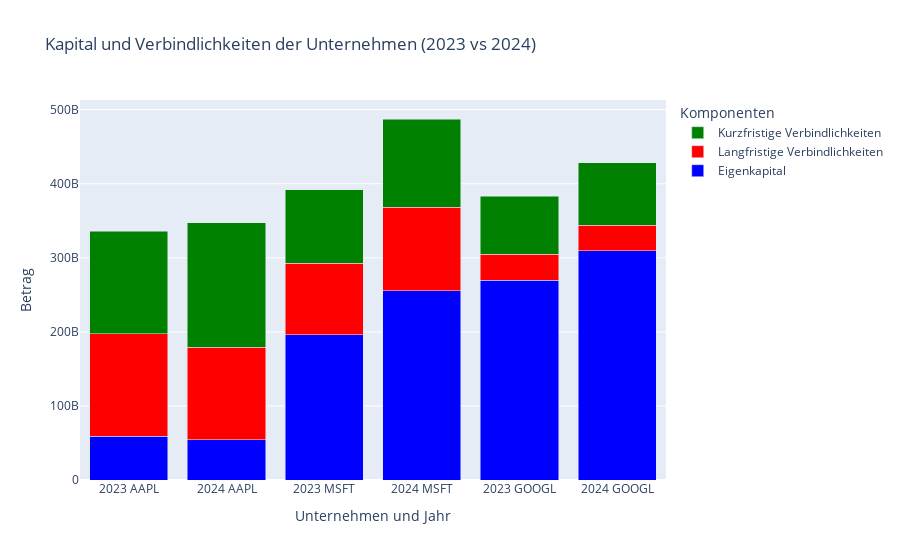

Notebook cell for this chart:
### Code cell
# Beispielaufruf der Funktion
create_dashboard(['AAPL', 'MSFT', 'GOOGL'])

### Figure 1 — Plotly figure (JSON) as saved in the notebook; plotly's stock layout.template omitted (floating-point values rounded to 4 significant figures)
{"data": [{"hoverinfo": "text", "hovertext": ["17.6%"], "marker": {"color": "blue"}, "showlegend": false, "type": "bar", "x": ["AAPL 2023"], "y": [59150000000.0]}, {"hoverinfo": "text", "hovertext": ["41.2%"], "marker": {"color": "red"}, "showlegend": false, "type": "bar", "x": ["AAPL 2023"], "y": [138100000000.0]}, {"hoverinfo": "text", "hovertext": ["41.2%"], "marker": {"color": "green"}, "showlegend": false, "type": "bar", "x": ["AAPL 2023"], "y": [138300000000.0]}, {"hoverinfo": "text", "hovertext": ["15.6%"], "marker": {"color": "blue"}, "showlegend": false, "type": "bar", "x": ["AAPL 2024"], "y": [54210000000.0]}, {"hoverinfo": "text", "hovertext": ["36.1%"], "marker": {"color": "red"}, "showlegend": false, "type": "bar", "x": ["AAPL 2024"], "y": [125300000000.0]}, {"hoverinfo": "text", "hovertext": ["48.3%"], "marker": {"color": "green"}, "showlegend": false, "type": "bar", "x": ["AAPL 2024"], "y": [167900000000.0]}, {"hoverinfo": "text", "hovertext": ["50.1%"], "marker": {"color": "blue"}, "showlegend": false, "type": "bar", "x": ["MSFT 2023"], "y": [196300000000.0]}, {"hoverinfo": "text", "hovertext": ["24.7%"], "marker": {"color": "red"}, "showlegend": false, "type": "bar", "x": ["MSFT 2023"], "y": [96710000000.0]}, {"hoverinfo": "text", "hovertext": ["25.3%"], "marker": {"color": "green"}, "showlegend": false, "type": "bar", "x": ["MSFT 2023"], "y": [99130000000.0]}, {"hoverinfo": "text", "hovertext": ["52.4%"], "marker": {"color": "blue"}, "showlegend": false, "type": "bar", "x": ["MSFT 2024"], "y": [255500000000.0]}, {"hoverinfo": "text", "hovertext": ["23.1%"], "marker": {"color": "red"}, "showlegend": false, "type": "bar", "x": ["MSFT 2024"], "y": [112700000000.0]}, {"hoverinfo": "text", "hovertext": ["24.5%"], "marker": {"color": "green"}, "showlegend": false, "type": "bar", "x": ["MSFT 2024"], "y": [119200000000.0]}, {"hoverinfo": "text", "hovertext": ["70.4%"], "marker": {"color": "blue"}, "showlegend": false, "type": "bar", "x": ["GOOGL 2023"], "y": [269700000000.0]}, {"hoverinfo": "text", "hovertext": ["9.2%"], "marker": {"color": "red"}, "showlegend": false, "type": "bar", "x": ["GOOGL 2023"], "y": [35410000000.0]}, {"hoverinfo": "text", "hovertext": ["20.3%"], "marker": {"color": "green"}, "showlegend": false, "type": "bar", "x": ["GOOGL 2023"], "y": [77870000000.0]}, {"hoverinfo": "text", "hovertext": ["72.2%"], "marker": {"color": "blue"}, "showlegend": false, "type": "bar", "x": ["GOOGL 2024"], "y": [309400000000.0]}, {"hoverinfo": "text", "hovertext": ["8.0%"], "marker": {"color": "red"}, "showlegend": false, "type": "bar", "x": ["GOOGL 2024"], "y": [34310000000.0]}, {"hoverinfo": "text", "hovertext": ["19.8%"], "marker": {"color": "green"}, "showlegend": false, "type": "bar", "x": ["GOOGL 2024"], "y": [84830000000.0]}, {"marker": {"color": "blue"}, "name": "Eigenkapital", "type": "bar", "x": [null], "y": [null]}, {"marker": {"color": "red"}, "name": "Langfristige Verbindlichkeiten", "type": "bar", "x": [null], "y": [null]}, {"marker": {"color": "green"}, "name": "Kurzfristige Verbindlichkeiten", "type": "bar", "x": [null], "y": [null]}], "layout": {"barmode": "stack", "legend": {"title": {"text": "Komponenten"}}, "title": {"text": "Kapital und Verbindlichkeiten der Unternehmen (2023 vs 2024)"}, "xaxis": {"tickmode": "array", "ticktext": ["2023\nAAPL", "2023\nMSFT", "2023\nGOOGL", "2024\nAAPL", "2024\nMSFT", "2024\nGOOGL"], "tickvals": ["AAPL 2023", "MSFT 2023", "GOOGL 2023", "AAPL 2024", "MSFT 2024", "GOOGL 2024"], "title": {"text": "Unternehmen und Jahr"}}, "yaxis": {"title": {"text": "Betrag"}}}}
